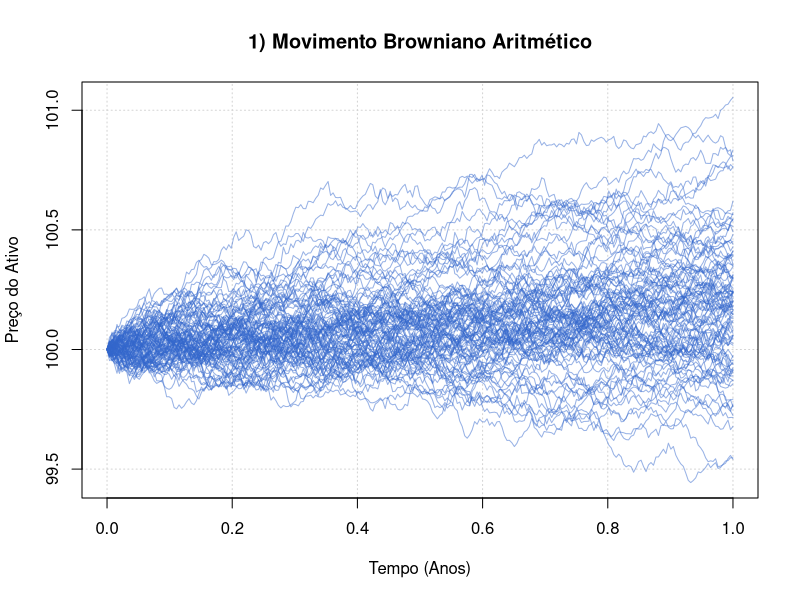
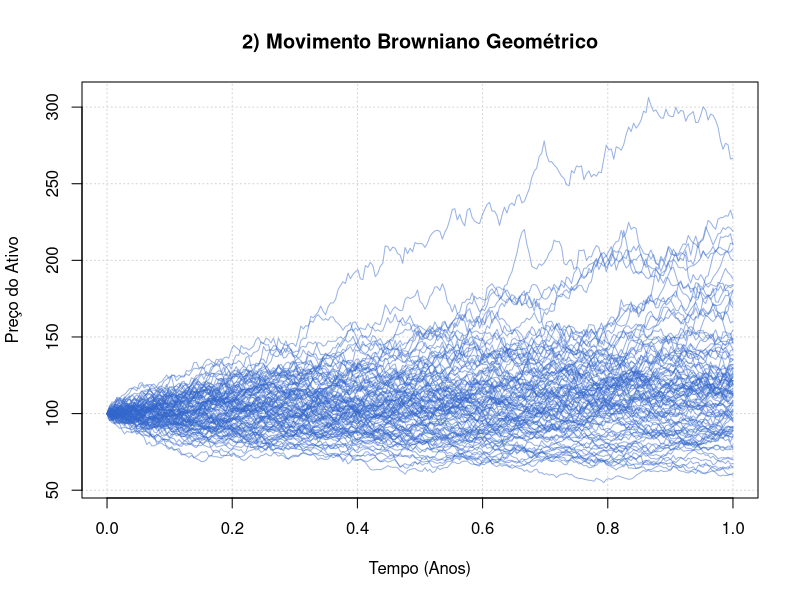
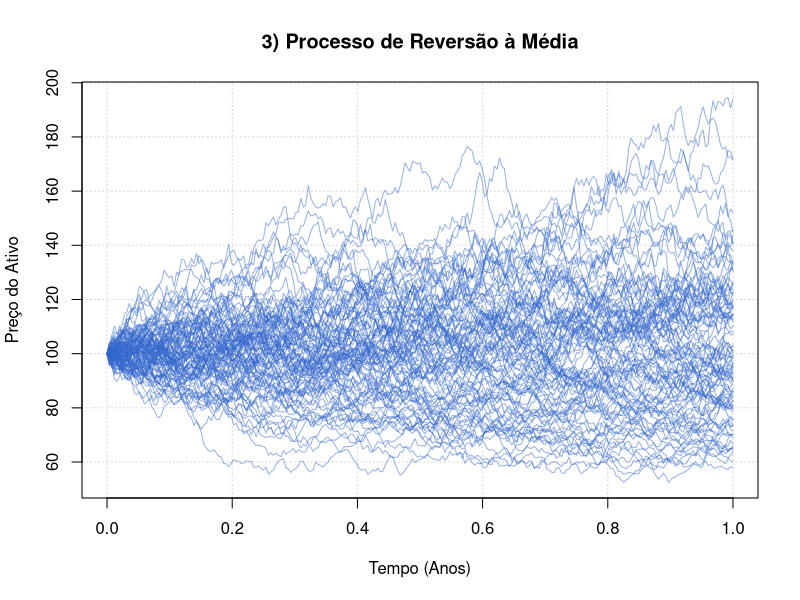
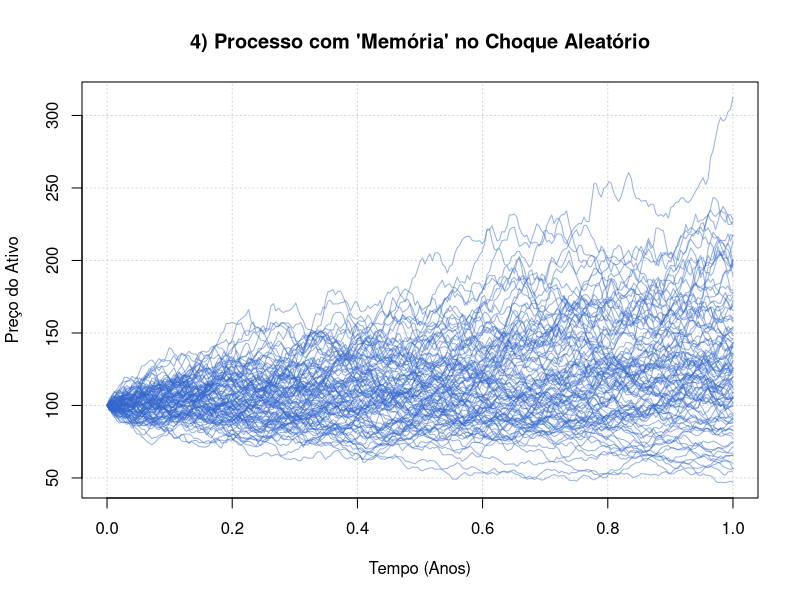
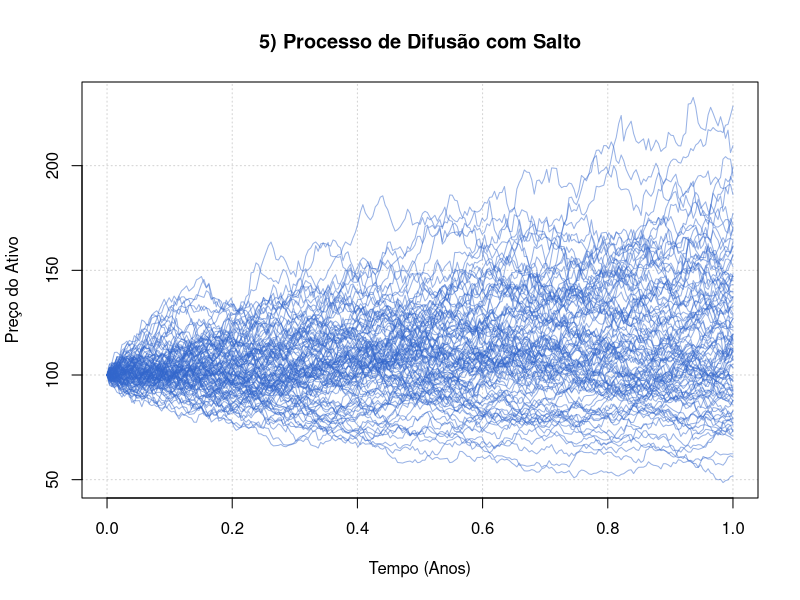

The R script that drew these images, in order:
# ==============================================================================
# SEÇÃO DE PARAMETRIZAÇÃO
# ==============================================================================
# Parâmetros gerais da simulação
P0 <- 100.0       # Preço inicial do ativo
T <- 1.0          # Tempo total da simulação em anos
N_STEPS <- 252    # Número de passos (dias úteis em um ano)
N_SIMS <- 100     # Número de simulações (trajetórias de preço)
dt <- T / N_STEPS # Tamanho do passo de tempo

# Parâmetros específicos dos modelos
mu <- 0.20        # Drift (retorno esperado anual)
sigma <- 0.30     # Volatilidade anual

# Parâmetros para modelos específicos
P_bar <- 110.0    # Nível de reversão à média (para o Processo 3)
p_jump <- 0.02    # Probabilidade de um salto em um passo de tempo (para o Processo 5)
sigma_j <- 0.50   # Volatilidade do tamanho do salto (para o Processo 5)

# ==============================================================================
# FUNÇÕES DE SIMULAÇÃO
# ==============================================================================

simulate_process_1 <- function(p0, n_steps, n_sims, dt, mu, sigma) {
  # 1) ΔP(t+1) = μΔt + σN(0, Δt) - Movimento Browniano Aritmético
  prices <- matrix(0, nrow = n_steps + 1, ncol = n_sims)
  prices[1, ] <- p0
  
  for (i in 2:(n_steps + 1)) {
    random_shock <- rnorm(n_sims, mean = 0, sd = sqrt(dt))
    delta_p <- mu * dt + sigma * random_shock
    prices[i, ] <- prices[i-1, ] + delta_p
  }
  return(prices)
}

simulate_process_2 <- function(p0, n_steps, n_sims, dt, mu, sigma) {
  # 2) ΔP(t+1) = μP(t)Δt + σP(t)N(0, Δt) - Movimento Browniano Geométrico
  prices <- matrix(0, nrow = n_steps + 1, ncol = n_sims)
  prices[1, ] <- p0
  
  for (i in 2:(n_steps + 1)) {
    random_shock <- rnorm(n_sims, mean = 0, sd = sqrt(dt))
    delta_p <- mu * prices[i-1, ] * dt + sigma * prices[i-1, ] * random_shock
    prices[i, ] <- prices[i-1, ] + delta_p
  }
  return(prices)
}

simulate_process_3 <- function(p0, n_steps, n_sims, dt, mu, p_bar, sigma) {
  # 3) ΔP(t+1) = μ(P_bar - P(t))Δt + σP(t)N(0, Δt) - Reversão à Média
  prices <- matrix(0, nrow = n_steps + 1, ncol = n_sims)
  prices[1, ] <- p0
  
  for (i in 2:(n_steps + 1)) {
    random_shock <- rnorm(n_sims, mean = 0, sd = sqrt(dt))
    drift <- mu * (p_bar - prices[i-1, ]) * dt
    volatility_term <- sigma * prices[i-1, ] * random_shock
    delta_p <- drift + volatility_term
    prices[i, ] <- prices[i-1, ] + delta_p
  }
  return(prices)
}

simulate_process_4 <- function(p0, n_steps, n_sims, dt, mu, sigma) {
  # 4) ΔP(t+1) = μP(t)Δt + σP(t)N(ΔP(t)/P(t-1), Δt) - Modelo com 'Memória'
  prices <- matrix(0, nrow = n_steps + 1, ncol = n_sims)
  prices[1, ] <- p0
  
  # Para o primeiro passo, não há P(t-1), então o retorno anterior é 0
  prices[2, ] <- prices[1, ] + (mu * prices[1, ] * dt + sigma * prices[1, ] * rnorm(n_sims, 0, sqrt(dt)))
  
  if (n_steps > 1) {
    for (i in 3:(n_steps + 1)) {
      prev_return <- (prices[i-1, ] - prices[i-2, ]) / prices[i-2, ]
      random_shock <- rnorm(n_sims, mean = prev_return, sd = sqrt(dt))
      delta_p <- mu * prices[i-1, ] * dt + sigma * prices[i-1, ] * random_shock
      prices[i, ] <- prices[i-1, ] + delta_p
    }
  }
  return(prices)
}

simulate_process_5 <- function(p0, n_steps, n_sims, dt, mu, sigma, p_jump, sigma_j) {
  # 5) ΔP(t+1) = μP(t)Δt + σP(t)N1(0,Δt) + σ_j*Bern(p)*P(t)*N2(0,Δt) - Difusão com Salto
  prices <- matrix(0, nrow = n_steps + 1, ncol = n_sims)
  prices[1, ] <- p0
  
  for (i in 2:(n_steps + 1)) {
    diffusion_shock <- rnorm(n_sims, 0, sqrt(dt))
    jump_trigger <- rbinom(n_sims, size = 1, prob = p_jump)
    jump_size_shock <- rnorm(n_sims, 0, sqrt(dt))
    
    diffusion_term <- sigma * prices[i-1, ] * diffusion_shock
    jump_term <- sigma_j * jump_trigger * prices[i-1, ] * jump_size_shock
    
    delta_p <- mu * prices[i-1, ] * dt + diffusion_term + jump_term
    prices[i, ] <- prices[i-1, ] + delta_p
  }
  return(prices)
}

plot_simulation <- function(prices, title) {
  # Função para plotar os resultados da simulação.
  time_vector <- seq(0, T, length.out = N_STEPS + 1)
  
  # Usa matplot para plotar todas as simulações de uma vez
  matplot(x = time_vector, y = prices,
          type = "l",       # 'l' for lines
          lty = 1,          # solid line type
          col = rgb(0.2, 0.4, 0.8, alpha = 0.5), # cor azul com transparência
          main = title,
          xlab = "Tempo (Anos)",
          ylab = "Preço do Ativo",
          panel.first = grid()) # Adiciona um grid ao fundo
}

# ==============================================================================
# EXECUÇÃO PRINCIPAL
# ==============================================================================

# Simulação e plotagem para cada processo
prices_1 <- simulate_process_1(P0, N_STEPS, N_SIMS, dt, mu, sigma)
plot_simulation(prices_1, "1) Movimento Browniano Aritmético")

prices_2 <- simulate_process_2(P0, N_STEPS, N_SIMS, dt, mu, sigma)
plot_simulation(prices_2, "2) Movimento Browniano Geométrico")

prices_3 <- simulate_process_3(P0, N_STEPS, N_SIMS, dt, mu, P_bar, sigma)
plot_simulation(prices_3, "3) Processo de Reversão à Média")

prices_4 <- simulate_process_4(P0, N_STEPS, N_SIMS, dt, mu, sigma)
plot_simulation(prices_4, "4) Processo com 'Memória' no Choque Aleatório")

prices_5 <- simulate_process_5(P0, N_STEPS, N_SIMS, dt, mu, sigma, p_jump, sigma_j)
plot_simulation(prices_5, "5) Processo de Difusão com Salto")